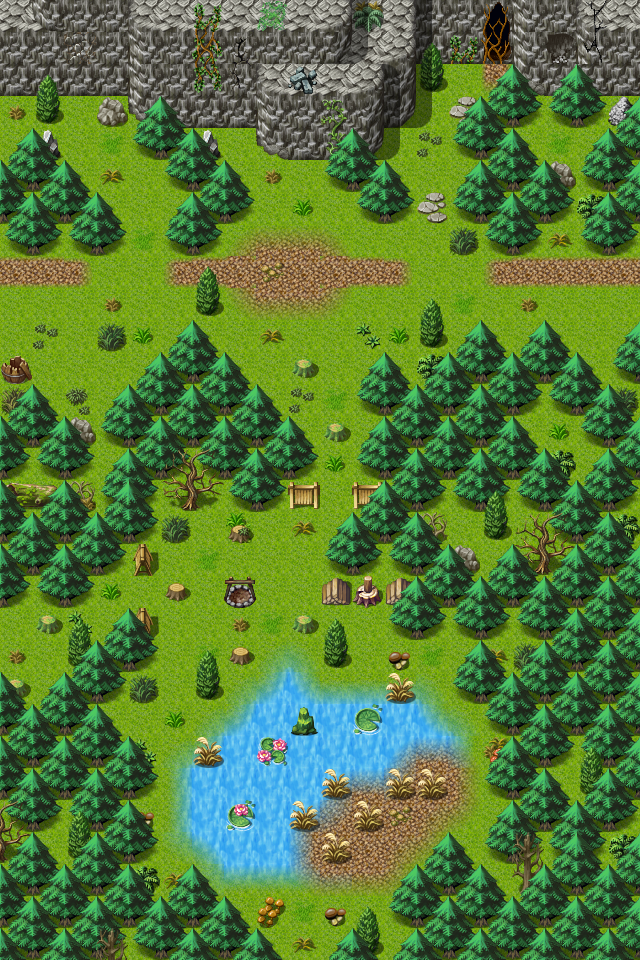

Below is a game level as drawn by its tile map, then a one-line description and the .tmx that defines it (tile-layer data replaced by summaries):
An orthogonal 20x30 tile map with 32x32 px tiles, 3 tile layers (Ground, Objects, Above), 1 hidden layer not drawn, 21 tilesets and 14 objects (8x spawn, 5x mapchange, key).

<map version="1.0" orientation="orthogonal" width="20" height="30" tilewidth="32" tileheight="32">
    <properties>
        <property name="outdoors" value="1" />
    </properties>
    <tileset firstgid="1" name="map_4" tilewidth="32" tileheight="32">
        <image source="../drawable/map_4.png" />
    </tileset>
    <tileset firstgid="65" name="map_6" tilewidth="32" tileheight="32">
        <image source="../drawable/map_6.png" />
    </tileset>
    <tileset firstgid="129" name="map_0" tilewidth="32" tileheight="32">
        <image source="../drawable/map_0.png" />
    </tileset>
    <tileset firstgid="193" name="map_3" tilewidth="32" tileheight="32">
        <image source="../drawable/map_3.png" />
    </tileset>
    <tileset firstgid="257" name="map_5" tilewidth="32" tileheight="32">
        <image source="../drawable/map_5.png" />
    </tileset>
    <tileset firstgid="321" name="map_28" tilewidth="32" tileheight="32">
        <image source="../drawable/map_28.png" />
    </tileset>
    <tileset firstgid="385" name="map_1" tilewidth="32" tileheight="32">
        <image source="../drawable/map_1.png" />
    </tileset>
    <tileset firstgid="449" name="map_19" tilewidth="32" tileheight="32">
        <image source="../drawable/map_19.png" />
    </tileset>
    <tileset firstgid="513" name="map_35" tilewidth="32" tileheight="32">
        <image source="../drawable/map_35.png" />
    </tileset>
    <tileset firstgid="577" name="map_7" tilewidth="32" tileheight="32">
        <image source="../drawable/map_7.png" />
    </tileset>
    <tileset firstgid="641" name="map_22" tilewidth="32" tileheight="32">
        <image source="../drawable/map_22.png" />
    </tileset>
    <tileset firstgid="705" name="map_34" tilewidth="32" tileheight="32">
        <image source="../drawable/map_34.png" />
    </tileset>
    <tileset firstgid="769" name="map_2" tilewidth="32" tileheight="32">
        <image source="../drawable/map_2.png" />
    </tileset>
    <tileset firstgid="833" name="map_47" tilewidth="32" tileheight="32">
        <image source="../drawable/map_47.png" />
    </tileset>
    <tileset firstgid="897" name="map_21" tilewidth="32" tileheight="32">
        <image source="../drawable/map_21.png" />
    </tileset>
    <tileset firstgid="961" name="map_42" tilewidth="32" tileheight="32">
        <image source="../drawable/map_42.png" />
    </tileset>
    <tileset firstgid="1025" name="map_9" tilewidth="32" tileheight="32">
        <image source="../drawable/map_9.png" />
    </tileset>
    <tileset firstgid="1089" name="map_8" tilewidth="32" tileheight="32">
        <image source="../drawable/map_8.png" />
    </tileset>
    <tileset firstgid="1153" name="map_20" tilewidth="32" tileheight="32">
        <image source="../drawable/map_20.png" />
    </tileset>
    <tileset firstgid="1217" name="map_39" tilewidth="32" tileheight="32">
        <image source="../drawable/map_39.png" />
    </tileset>
    <tileset firstgid="1281" name="map_43" tilewidth="32" tileheight="32">
        <image source="../drawable/map_43.png" />
    </tileset>
    <layer name="Ground" width="20" height="30">
        <data>[600 cells, 600 non-empty, 12 distinct tile ids]</data>
    </layer>
    <layer name="Objects" width="20" height="30">
        <data>[600 cells, 429 non-empty, 90 distinct tile ids]</data>
    </layer>
    <layer name="Above" width="20" height="30">
        <data>[600 cells, 133 non-empty, 16 distinct tile ids]</data>
    </layer>
    <layer name="Walkable" width="20" height="30" visible="0">
        <data>[600 cells, 392 non-empty, 1 distinct tile ids]</data>
    </layer>
    <objectgroup name="Mapevents">
        <object name="east" type="mapchange" x="608" y="256" width="32" height="96">
            <properties>
                <property name="map" value="flagstone0" />
                <property name="place" value="west" />
            </properties>
        </object>
        <object name="west1" type="mapchange" x="0" y="256" width="32" height="96">
            <properties>
                <property name="map" value="blackwater_mountain0" />
                <property name="place" value="east1" />
            </properties>
        </object>
        <object name="cave" type="mapchange" x="480" y="32" width="32" height="32">
            <properties>
                <property name="map" value="wild16_cave" />
                <property name="place" value="entrance" />
            </properties>
        </object>
        <object name="south" type="mapchange" x="256" y="928" width="96" height="32">
            <properties>
                <property name="map" value="wild18" />
                <property name="place" value="north" />
            </properties>
        </object>
        <object name="west2" type="mapchange" x="0" y="608" width="32" height="96">
            <properties>
                <property name="map" value="blackwater_mountain0" />
                <property name="place" value="east2" />
            </properties>
        </object>
    </objectgroup>
    <objectgroup name="Spawn">
        <object name="forestboar2" type="spawn" x="32" y="576" width="96" height="128">
            <properties>
                <property name="spawngroup" value="forestboar2" />
            </properties>
        </object>
        <object name="forestbeetle" type="spawn" x="128" y="768" width="384" height="160">
            <properties>
                <property name="quantity" value="3" />
                <property name="spawngroup" value="forestbeetle" />
            </properties>
        </object>
        <object name="forestbeetle" type="spawn" x="384" y="640" width="160" height="224">
            <properties>
                <property name="quantity" value="2" />
                <property name="spawngroup" value="forestbeetle" />
            </properties>
        </object>
        <object name="forestboar2" type="spawn" x="384" y="224" width="192" height="128">
            <properties>
                <property name="spawngroup" value="forestboar2" />
            </properties>
        </object>
        <object name="forestboar3" type="spawn" x="64" y="224" width="224" height="160">
            <properties>
                <property name="quantity" value="2" />
                <property name="spawngroup" value="forestboar3" />
            </properties>
        </object>
        <object name="forestbeetle" type="spawn" x="224" y="96" width="192" height="352">
            <properties>
                <property name="quantity" value="2" />
                <property name="spawngroup" value="forestbeetle" />
            </properties>
        </object>
        <object name="stoutford_guard_camp2" type="spawn" x="128" y="512" width="320" height="224">
            <properties>
                <property name="quantity" value="3" />
                <property name="spawngroup" value="stoutford_guard_camp2" />
            </properties>
        </object>
        <object name="stoutford_guard_camp1" type="spawn" x="256" y="576" width="32" height="32">
            <properties>
                <property name="spawngroup" value="stoutford_guard_camp1" />
            </properties>
        </object>
    </objectgroup>
    <objectgroup name="Keys" visible="0">
        <object name="kaverin:90" type="key" x="480" y="32" width="32" height="32">
            <properties>
                <property name="phrase" value="wild16_cave" />
                <property name="requireId" value="kaverin" />
                <property name="requireType" value="questProgress" />
                <property name="requireValue" value="90" />
            </properties>
        </object>
    </objectgroup>
</map>
